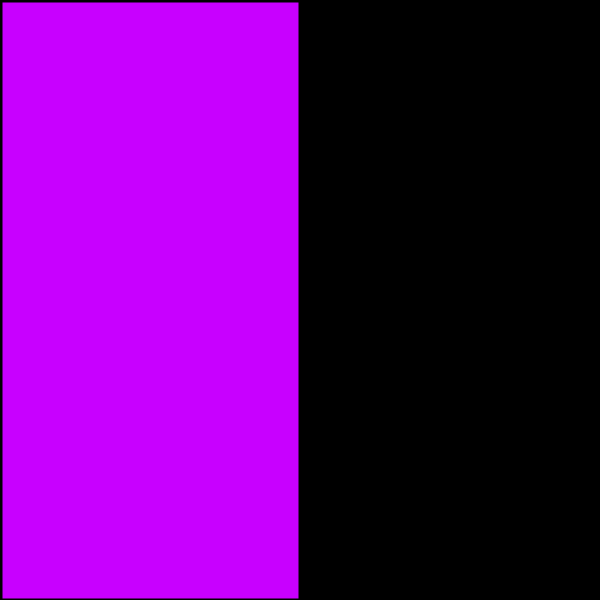
Frame 1 (no input)
Frame 60 (the mouse pressed at the canvas centre just before this capture): identical to frame 1, image omitted
Frame 120 (the mouse held since frame 60 and released just before this capture): identical to frame 1, image omitted

The Processing sketch that drew this single still picture (run headless with seeded random() and noise(); from frame 60 on, the mouse is pressed at the canvas centre):

// Processing sketch: Moving_Mechanism
// ── Moving_Mechanism.pde
PVector pos, destination;
boolean canMove;
void setup() {
  size(600, 600);
  pos = new PVector(0, 0);
  destination = new PVector(0, 0);
}

void draw() {
  background(0);

  move();

  fill(200, 0, 255);
  strokeWeight(4);
  rect(pos.x, pos.y, width/2, height);
}

void keyPressed() {
  if (keyCode==RIGHT) {
    if (!canMove) {
      canMove=true;
      destination = new PVector(pos.x+width/2, pos.y);
    }
  }
  if (keyCode==LEFT) {
    if (!canMove) {
      canMove=true;
      destination = new PVector(pos.x-width/2, pos.y);
    }
  }
}

void move() {
  if (canMove) {
    if (pos.dist(destination) > .1) 
      pos.lerp(destination, .1);
    else 
    canMove=false;
  }
}
